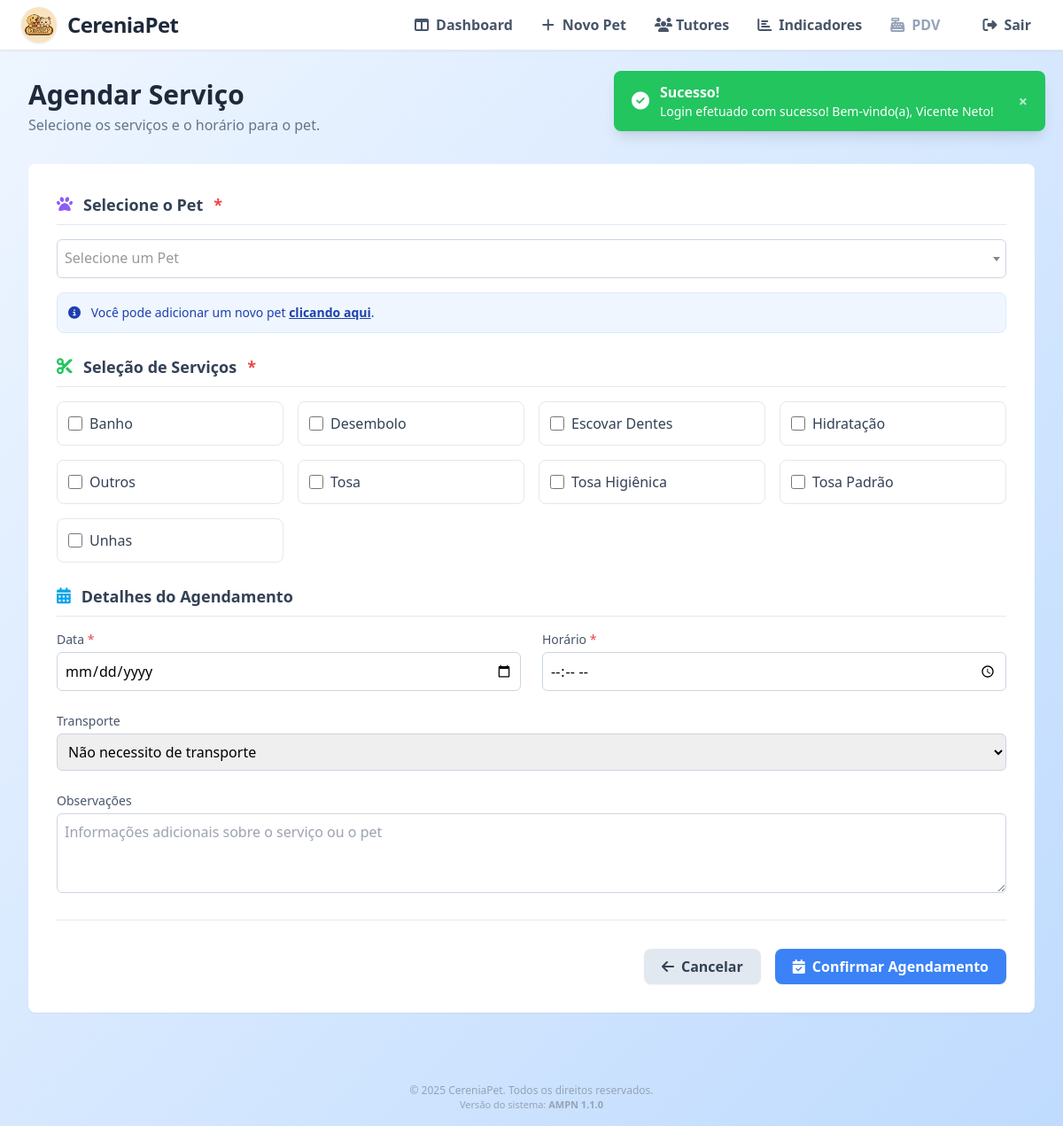
/pets/agendamentos/agendar_servico.php (signed in), run on the app's committed database.
### tables this page shows
CREATE TABLE `servicos` (
  `id` int(11) NOT NULL,
  `nome` varchar(255) NOT NULL,
  `descricao` text DEFAULT NULL,
  `preco` decimal(10,2) NOT NULL
);

### pets/agendamentos/agendar_servico.php (the view, shortened to what this page needs)
<?php
include "../../config/config.php";
$pet = null;
$query_servicos = "SELECT id, nome FROM servicos ORDER BY nome";
$stmt_servicos = $pdo->query($query_servicos);
$servicos = $stmt_servicos->fetchAll(PDO::FETCH_ASSOC);
?>
<!DOCTYPE html>
<html lang="pt-BR">
<head>
    <link rel="stylesheet" href="https://cdnjs.cloudflare.com/ajax/libs/font-awesome/6.5.0/css/all.min.css">
    <link href="https://cdn.jsdelivr.net/npm/select2@4.1.0-rc.0/dist/css/select2.min.css" rel="stylesheet" />
    <script src="https://cdn.tailwindcss.com"></script>
</head>
<body class="min-h-screen bg-gradient-to-br from-blue-50 to-blue-200 flex flex-col">
    <?php
    include '../../components/navbar.php';
    ?>
    <?php include '../../components/toast.php'; ?>
    <main class="flex-1 w-full p-4 md:p-6 lg:p-8">
        <div class="mb-8 animate-fade-in">
            <h1 class="text-3xl font-bold text-slate-800">Agendar Serviço</h1>
            <p class="text-slate-500 mt-1">Selecione os serviços e o horário para o pet.</p>
        </div>
        <div class="bg-white p-6 md:p-8 rounded-lg shadow-sm animate-fade-in">
            <form method="POST" class="space-y-6" id="agendamentoForm">
                <?php if ($pet): ?>
                    <input type="hidden" name="pet_id" value="<?= $pet['id'] ?>">
                    <div class="bg-slate-50 p-5 rounded-lg border border-slate-200 mb-6">
                        <h2 class="text-xl font-bold text-slate-800 mb-3 flex items-center gap-3">
                            <i class="fa-solid fa-dog text-violet-500"></i> Pet: <?= htmlspecialchars($pet['nome']); ?>
                        </h2>
                        <dl class="grid grid-cols-1 sm:grid-cols-2 gap-x-6 gap-y-3 text-sm">
                            <div>
                                <dt class="font-medium text-slate-500">Tutor</dt>
                                <dd class="text-slate-800 font-semibold"><?= htmlspecialchars($pet['tutor_nome']); ?></dd>
                            </div>
                            <div>
                                <dt class="font-medium text-slate-500">ID do Pet</dt>
                                <dd class="text-slate-800 font-semibold"><?= htmlspecialchars($pet['id']); ?></dd>
                            </div>
                        </dl>
                    </div>
                <?php else: ?>
                    <div class="mb-6">
                        <h3 class="text-lg font-semibold text-slate-700 border-b border-slate-200 pb-2 mb-4 flex items-center gap-3">
                            <i class="fa-solid fa-paw text-violet-500"></i> Selecione o Pet <span class="text-red-500">*</span>
                        </h3>
                        <div class="mt-4 p-3 bg-blue-50 border border-blue-100 rounded-lg text-blue-800 text-sm">
                            <i class="fas fa-info-circle mr-2"></i> Você pode adicionar um novo pet <a href="../cadastrar_pet.php" class="underline font-semibold hover:text-blue-900">clicando aqui</a>.
                        </div>
                    </div>
                <?php endif; ?>
                <div>
                    <h3 class="text-lg font-semibold text-slate-700 border-b border-slate-200 pb-2 mb-4 flex items-center gap-3">
                        <i class="fa-solid fa-scissors text-green-500"></i> Seleção de Serviços <span class="text-red-500">*</span>
                    </h3>
                    <div class="grid grid-cols-2 sm:grid-cols-3 md:grid-cols-4 gap-4">
                        <?php foreach ($servicos as $servico): ?>
                            <label class="flex items-center gap-2 p-3 border border-slate-200 rounded-lg hover:bg-slate-50 cursor-pointer">
                                <input type="checkbox" name="servico_id[]" value="<?= $servico['id'] ?>" class="h-4 w-4 rounded border-gray-300 text-blue-600 focus:ring-blue-500">
                                <span class="text-slate-700"><?= htmlspecialchars($servico['nome']) ?></span>
                            </label>
                        <?php endforeach; ?>
                    </div>
                </div>
                <div>
                    <h3 class="text-lg font-semibold text-slate-700 border-b border-slate-200 pb-2 mb-4 flex items-center gap-3">
                        <i class="fa-solid fa-calendar-alt text-sky-500"></i> Detalhes do Agendamento
                    </h3>
                    <div class="grid grid-cols-1 sm:grid-cols-2 gap-6">
                    <div>
                        <label for="data" class="block text-sm font-medium text-slate-600 mb-1">Data <span class="text-red-500">*</span></label>
                        <input type="date" name="data" id="data" class="w-full p-2 border border-slate-300 rounded-md focus:outline-none focus:ring-2 focus:ring-blue-500" min="<?= date('Y-m-d') ?>" required>
                    </div>
                    <div>
                        <label for="horario" class="block text-sm font-medium text-slate-600 mb-1">Horário <span class="text-red-500">*</span></label>
                        <input type="time" name="horario" id="horario" class="w-full p-2 border border-slate-300 rounded-md focus:outline-none focus:ring-2 focus:ring-blue-500" min="08:00" max="18:00" step="1800" required>
                    </div>
                    <div class="sm:col-span-2">
                        <label for="transporte" class="block text-sm font-medium text-slate-600 mb-1">Transporte</label>
                        <select name="transporte" id="transporte" class="w-full p-2 border border-slate-300 rounded-md focus:outline-none focus:ring-2 focus:ring-blue-500">
                            <option value="Não" selected>Não necessito de transporte</option>
                        </select>
                    </div>
                    <div class="sm:col-span-2">
                        <label for="observacoes" class="block text-sm font-medium text-slate-600 mb-1">Observações</label>
                        <textarea name="observacoes" id="observacoes" rows="3" class="w-full p-2 border border-slate-300 rounded-md focus:outline-none focus:ring-2 focus:ring-blue-500" placeholder="Informações adicionais sobre o serviço ou o pet"></textarea>
                    </div>
                    </div>
                </div>
                <div class="flex justify-end gap-4 pt-8 mt-8 border-t border-slate-200">
                    <a href="<?= $pet ? '../visualizar_pet.php?id='.$pet['id'] : '../../dashboard.php' ?>" class="bg-slate-200 hover:bg-slate-300 text-slate-700 py-2 px-5 rounded-lg font-semibold shadow-sm transition flex items-center gap-2">
                        <i class="fa fa-arrow-left"></i> Cancelar
                    </a>
                    <button type="submit" class="bg-blue-500 hover:bg-blue-600 text-white py-2 px-5 rounded-lg font-semibold shadow-sm transition flex items-center gap-2">
                        <i class="fa fa-calendar-check"></i> Confirmar Agendamento
                    </button>
                </div>
            </form>
        </div>
    </main>
    <?php include $path_prefix . 'components/footer.php'; ?>
</body>
</html>

### components/navbar.php (style rules this page uses)
.animate-fade-in { animation:fade-in .5s ease }

### pets/agendamentos/agendar_servico.php (style rules this page uses)
.animate-fade-in { animation: fade-in 0.8s ease; }

### data on the page
servicos: nome "Banho"
servicos: nome "Desembolo"
servicos: nome "Escovar Dentes"
servicos: nome "Hidratação"
servicos: nome "Outros"
servicos: nome "Tosa"
servicos: nome "Tosa Higiênica"
servicos: nome "Tosa Padrão"
servicos: nome "Unhas"

### other printed values
$toastType === 'success' ? 'Sucesso!' : 'Erro!' "Sucesso!"
$toastMessage "Login efetuado com sucesso! Bem-vindo(a), Vicente Neto!"
